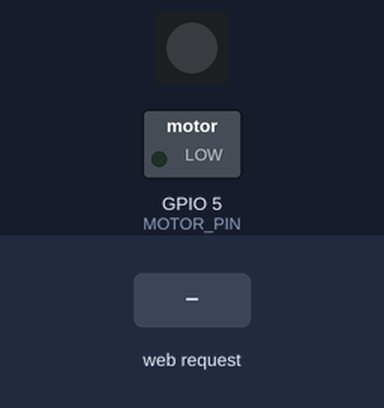
A sketch run on a simulated ESP32. On the bench: 1 RGB LEDs in strip order, left to right, switched loads named in the sketch (green lamp = pin HIGH). The inputs (shaded band) are chosen by the test bench. WiFi joins after 1.5 s; servers stay silent unless stated; what the sketch prints to the serial monitor is not drawn.

Above: at 2.7 s.
2.8 s: HTTP request GET /toggle_motor received
At 3.8 s:
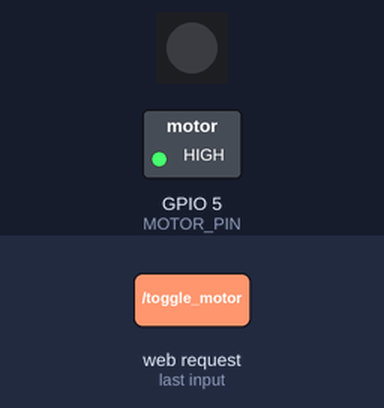
4.3 s: HTTP request GET /set_color received
Timing chart, 0 to 7.3 s (numbered marks = the images above; inputs shaded):
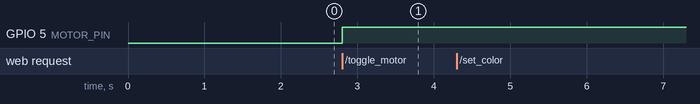

Measured:
- after the input at 2.8 s, GPIO 5 (MOTOR_PIN): LOW → HIGH at once
- after the input at 4.3 s, every drawn part: stays the same

The sketch:

rgbWeb.ino
```cpp
#include <WiFi.h>
#include <Adafruit_NeoPixel.h>

#define RGB_PIN 48   // Onboard RGB LED
#define NUMPIXELS 1
#define MOTOR_PIN 5  // GPIO pin for the motor relay or motor driver

Adafruit_NeoPixel pixels(NUMPIXELS, RGB_PIN, NEO_GRB + NEO_KHZ800);

const char* ssid = "Creative";
const char* password = "Radhe1008";

WiFiServer server(80);
bool motorState = false;  // Track motor state

void setup() {
  Serial.begin(115200);
  WiFi.begin(ssid, password);

  while (WiFi.status() != WL_CONNECTED) {
    delay(500);
    Serial.print(".");
  }

  Serial.println("\nConnected to WiFi!");
  Serial.print("ESP32 IP Address: ");
  Serial.println(WiFi.localIP());

  server.begin();
  pixels.begin();
  pinMode(MOTOR_PIN, OUTPUT);
  digitalWrite(MOTOR_PIN, LOW);  // Motor OFF by default
}

void setColor(int r, int g, int b) {
  pixels.setPixelColor(0, pixels.Color(r, g, b));
  pixels.show();
}

void toggleMotor(bool state) {
  digitalWrite(MOTOR_PIN, state ? HIGH : LOW);
  motorState = state;
}

void loop() {
  WiFiClient client = server.available();
  if (!client) return;

  String request = client.readStringUntil('\r');
  client.flush();

  if (request.indexOf("/set_color") != -1) {
    int r = request.substring(request.indexOf("r=") + 2).toInt();
    int g = request.substring(request.indexOf("g=") + 2).toInt();
    int b = request.substring(request.indexOf("b=") + 2).toInt();

    setColor(r, g, b);
    Serial.printf("Color set: R=%d, G=%d, B=%d\n", r, g, b);

    client.println("HTTP/1.1 200 OK");
    client.println("Content-Type: application/json");
    client.println("Connection: close");
    client.println();
    client.print("{\"status\":\"success\",\"r\":");
    client.print(r);
    client.print(",\"g\":");
    client.print(g);
    client.print(",\"b\":");
    client.print(b);
    client.print("}");
  }

  if (request.indexOf("/toggle_motor") != -1) {
    motorState = !motorState;
    toggleMotor(motorState);

    Serial.printf("Motor %s\n", motorState ? "ON" : "OFF");

    client.println("HTTP/1.1 200 OK");
    client.println("Content-Type: application/json");
    client.println("Connection: close");
    client.println();
    client.print("{\"status\":\"success\",\"motor\":");
    client.print(motorState ? "on" : "off");
    client.print("}");
  }
}
```
